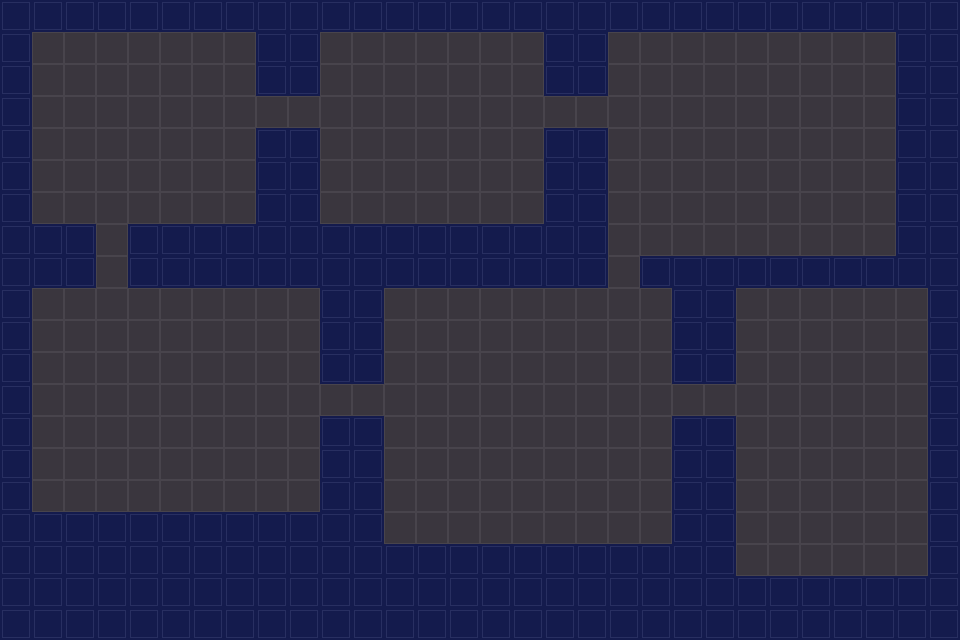

Rendered tile map (Tiled .tmx) drawn with the repository's tilesets; below, a short description and the full map source, tile grids included:
An orthogonal 30x20 tile map with 32x32 px tiles, 2 tile layers (Ground, Walls) and 19 objects (9x Item, 4x ChaseEnemy, 2x PatrolEnemy, 2x LockedDoor, PlayerSpawn, ...).

<map version="1.10" tiledversion="1.10.2" orientation="orthogonal" renderorder="right-down" width="30" height="20" tilewidth="32" tileheight="32" infinite="0" nextlayerid="5" nextobjectid="40">
 <tileset firstgid="1" name="tileset" tilewidth="32" tileheight="32" tilecount="5" columns="5">
  <image source="tileset.png" width="160" height="32" />
 </tileset>
 <layer id="1" name="Ground" width="30" height="20">
  <data encoding="csv">
0,0,0,0,0,0,0,0,0,0,0,0,0,0,0,0,0,0,0,0,0,0,0,0,0,0,0,0,0,0,
0,1,1,1,1,1,1,1,0,0,1,1,1,1,1,1,1,0,0,1,1,1,1,1,1,1,1,1,0,0,
0,1,1,1,1,1,1,1,0,0,1,1,1,1,1,1,1,0,0,1,1,1,1,1,1,1,1,1,0,0,
0,1,1,1,1,1,1,1,1,1,1,1,1,1,1,1,1,1,1,1,1,1,1,1,1,1,1,1,0,0,
0,1,1,1,1,1,1,1,0,0,1,1,1,1,1,1,1,0,0,1,1,1,1,1,1,1,1,1,0,0,
0,1,1,1,1,1,1,1,0,0,1,1,1,1,1,1,1,0,0,1,1,1,1,1,1,1,1,1,0,0,
0,1,1,1,1,1,1,1,0,0,1,1,1,1,1,1,1,0,0,1,1,1,1,1,1,1,1,1,0,0,
0,0,0,1,0,0,0,0,0,0,0,0,0,0,0,0,0,0,0,1,1,1,1,1,1,1,1,1,0,0,
0,0,0,1,0,0,0,0,0,0,0,0,0,0,0,0,0,0,0,1,0,0,0,0,0,0,0,0,0,0,
0,1,1,1,1,1,1,1,1,1,0,0,1,1,1,1,1,1,1,1,1,0,0,1,1,1,1,1,1,0,
0,1,1,1,1,1,1,1,1,1,0,0,1,1,1,1,1,1,1,1,1,0,0,1,1,1,1,1,1,0,
0,1,1,1,1,1,1,1,1,1,0,0,1,1,1,1,1,1,1,1,1,0,0,1,1,1,1,1,1,0,
0,1,1,1,1,1,1,1,1,1,1,1,1,1,1,1,1,1,1,1,1,1,1,1,1,1,1,1,1,0,
0,1,1,1,1,1,1,1,1,1,0,0,1,1,1,1,1,1,1,1,1,0,0,1,1,1,1,1,1,0,
0,1,1,1,1,1,1,1,1,1,0,0,1,1,1,1,1,1,1,1,1,0,0,1,1,1,1,1,1,0,
0,1,1,1,1,1,1,1,1,1,0,0,1,1,1,1,1,1,1,1,1,0,0,1,1,1,1,1,1,0,
0,0,0,0,0,0,0,0,0,0,0,0,1,1,1,1,1,1,1,1,1,0,0,1,1,1,1,1,1,0,
0,0,0,0,0,0,0,0,0,0,0,0,0,0,0,0,0,0,0,0,0,0,0,1,1,1,1,1,1,0,
0,0,0,0,0,0,0,0,0,0,0,0,0,0,0,0,0,0,0,0,0,0,0,0,0,0,0,0,0,0,
0,0,0,0,0,0,0,0,0,0,0,0,0,0,0,0,0,0,0,0,0,0,0,0,0,0,0,0,0,0
</data>
 </layer>
 <layer id="2" name="Walls" width="30" height="20">
  <data encoding="csv">
2,2,2,2,2,2,2,2,2,2,2,2,2,2,2,2,2,2,2,2,2,2,2,2,2,2,2,2,2,2,
2,0,0,0,0,0,0,0,2,2,0,0,0,0,0,0,0,2,2,0,0,0,0,0,0,0,0,0,2,2,
2,0,0,0,0,0,0,0,2,2,0,0,0,0,0,0,0,2,2,0,0,0,0,0,0,0,0,0,2,2,
2,0,0,0,0,0,0,0,0,0,0,0,0,0,0,0,0,0,0,0,0,0,0,0,0,0,0,0,2,2,
2,0,0,0,0,0,0,0,2,2,0,0,0,0,0,0,0,2,2,0,0,0,0,0,0,0,0,0,2,2,
2,0,0,0,0,0,0,0,2,2,0,0,0,0,0,0,0,2,2,0,0,0,0,0,0,0,0,0,2,2,
2,0,0,0,0,0,0,0,2,2,0,0,0,0,0,0,0,2,2,0,0,0,0,0,0,0,0,0,2,2,
2,2,2,0,2,2,2,2,2,2,2,2,2,2,2,2,2,2,2,0,0,0,0,0,0,0,0,0,2,2,
2,2,2,0,2,2,2,2,2,2,2,2,2,2,2,2,2,2,2,0,2,2,2,2,2,2,2,2,2,2,
2,0,0,0,0,0,0,0,0,0,2,2,0,0,0,0,0,0,0,0,0,2,2,0,0,0,0,0,0,2,
2,0,0,0,0,0,0,0,0,0,2,2,0,0,0,0,0,0,0,0,0,2,2,0,0,0,0,0,0,2,
2,0,0,0,0,0,0,0,0,0,2,2,0,0,0,0,0,0,0,0,0,2,2,0,0,0,0,0,0,2,
2,0,0,0,0,0,0,0,0,0,0,0,0,0,0,0,0,0,0,0,0,0,0,0,0,0,0,0,0,2,
2,0,0,0,0,0,0,0,0,0,2,2,0,0,0,0,0,0,0,0,0,2,2,0,0,0,0,0,0,2,
2,0,0,0,0,0,0,0,0,0,2,2,0,0,0,0,0,0,0,0,0,2,2,0,0,0,0,0,0,2,
2,0,0,0,0,0,0,0,0,0,2,2,0,0,0,0,0,0,0,0,0,2,2,0,0,0,0,0,0,2,
2,2,2,2,2,2,2,2,2,2,2,2,0,0,0,0,0,0,0,0,0,2,2,0,0,0,0,0,0,2,
2,2,2,2,2,2,2,2,2,2,2,2,2,2,2,2,2,2,2,2,2,2,2,0,0,0,0,0,0,2,
2,2,2,2,2,2,2,2,2,2,2,2,2,2,2,2,2,2,2,2,2,2,2,2,2,2,2,2,2,2,
2,2,2,2,2,2,2,2,2,2,2,2,2,2,2,2,2,2,2,2,2,2,2,2,2,2,2,2,2,2
</data>
 </layer>
 <objectgroup id="3" name="Objects">
  <object id="1" name="PlayerSpawn" type="PlayerSpawn" x="64" y="64" width="32" height="32" />
  <object id="2" name="ChaseEnemy1" type="ChaseEnemy" x="416" y="64" width="32" height="32">
   <properties><property name="detectionRadius" type="int" value="130" /></properties>
  </object>
  <object id="3" name="PatrolEnemy1" type="PatrolEnemy" x="672" y="64" width="32" height="32">
   <properties><property name="pathPoints" value="21,2;26,2;26,5;21,5" /></properties>
  </object>
  <object id="4" name="ChaseEnemy2" type="ChaseEnemy" x="800" y="128" width="32" height="32">
   <properties><property name="detectionRadius" type="int" value="130" /></properties>
  </object>
  <object id="5" name="ChaseEnemy3" type="ChaseEnemy" x="160" y="384" width="32" height="32">
   <properties><property name="detectionRadius" type="int" value="140" /></properties>
  </object>
  <object id="6" name="PatrolEnemy2" type="PatrolEnemy" x="480" y="352" width="32" height="32">
   <properties><property name="pathPoints" value="15,11;19,11;19,14;15,14" /></properties>
  </object>
  <object id="7" name="ChaseEnemy4" type="ChaseEnemy" x="832" y="416" width="32" height="32">
   <properties><property name="detectionRadius" type="int" value="130" /></properties>
  </object>
  <object id="8" name="SilverKey" type="Item" x="160" y="128" width="32" height="32">
   <properties><property name="itemType" value="key" /><property name="itemId" value="silver_key" /></properties>
  </object>
  <object id="9" name="GoldKey" type="Item" x="192" y="416" width="32" height="32">
   <properties><property name="itemType" value="key" /><property name="itemId" value="gold_key" /></properties>
  </object>
  <object id="10" name="Potion1" type="Item" x="128" y="64" width="32" height="32">
   <properties><property name="itemType" value="potion" /><property name="itemId" value="potion_l2_1" /></properties>
  </object>
  <object id="11" name="Potion2" type="Item" x="512" y="384" width="32" height="32">
   <properties><property name="itemType" value="potion" /><property name="itemId" value="potion_l2_2" /></properties>
  </object>
  <object id="12" name="Potion3" type="Item" x="800" y="480" width="32" height="32">
   <properties><property name="itemType" value="potion" /><property name="itemId" value="potion_l2_3" /></properties>
  </object>
  <object id="13" name="Coin1" type="Item" x="736" y="96" width="32" height="32">
   <properties><property name="itemType" value="coin" /><property name="itemId" value="coin_l2_1" /></properties>
  </object>
  <object id="14" name="Coin2" type="Item" x="256" y="352" width="32" height="32">
   <properties><property name="itemType" value="coin" /><property name="itemId" value="coin_l2_2" /></properties>
  </object>
  <object id="15" name="Coin3" type="Item" x="576" y="448" width="32" height="32">
   <properties><property name="itemType" value="coin" /><property name="itemId" value="coin_l2_3" /></properties>
  </object>
  <object id="16" name="Coin4" type="Item" x="864" y="352" width="32" height="32">
   <properties><property name="itemType" value="coin" /><property name="itemId" value="coin_l2_4" /></properties>
  </object>
  <object id="17" name="LockedDoor1" type="LockedDoor" x="256" y="96" width="64" height="32">
   <properties><property name="requiresKey" value="silver_key" /></properties>
  </object>
  <object id="18" name="LockedDoor2" type="LockedDoor" x="672" y="384" width="64" height="32">
   <properties><property name="requiresKey" value="gold_key" /></properties>
  </object>
  <object id="19" name="Exit" type="Exit" x="832" y="512" width="32" height="32">
   <properties><property name="isFinalExit" type="bool" value="true" /></properties>
  </object>
 </objectgroup>
</map>
